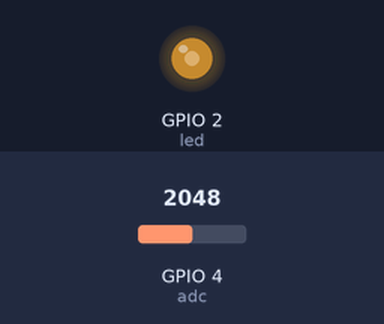
This program was run on a simulated ESP32 board running MicroPython. Parts: output pins drawn as LEDs (lit = HIGH). Inputs (shaded band) come from the test bench; at power-on: GPIO 4 (adc) = 2048 (analog values on the 0–4095 scale). What the program prints to the serial console is not drawn.

Above: at 1.2 s.
1.3 s: GPIO 4 (adc) set to 1228
At 2.3 s:
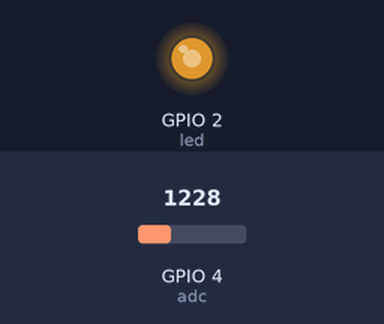
2.8 s: GPIO 4 (adc) set to 491
At 3.5 s:
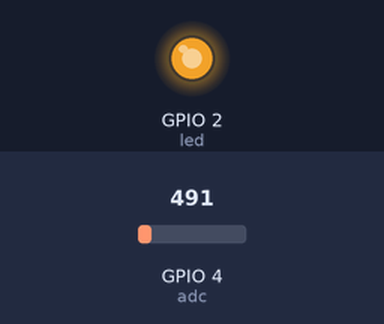
4.3 s: GPIO 4 (adc) set to 3603
At 4.6 s:
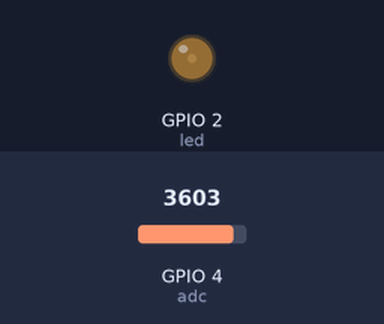
5.8 s: GPIO 4 (adc) set to 4095
At 7.0 s:
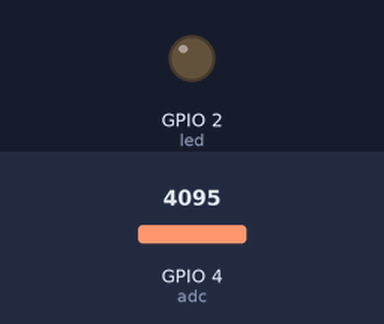
7.3 s: GPIO 4 (adc) set to 2047
At 8.1 s:
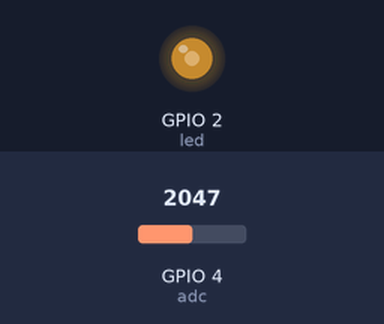
Timing chart, 0 to 9.8 s (numbered marks = the images above; inputs shaded):
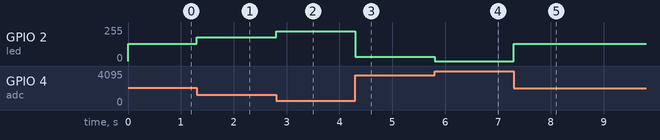

Measured:
- after the input at 1.3 s, GPIO 2 (led): 128/255 → 179/255 at once
- after the input at 2.8 s, GPIO 2 (led): 179/255 → 225/255 at once
- after the input at 4.3 s, GPIO 2 (led): 225/255 → 31/255 at once
- after the input at 5.8 s, GPIO 2 (led): 31/255 → 0/255 at once
- after the input at 7.3 s, GPIO 2 (led): 0/255 → 128/255 at once

The program:

Led_plus_Pot.py
```python
from machine import ADC, Pin, PWM

# Inicializa el ADC en el pin 4
adc = ADC(Pin(4))
adc.width(ADC.WIDTH_12BIT)
adc.atten(ADC.ATTN_11DB)

# Inicializa el PWM en el pin 2 para controlar el LED
led = PWM(Pin(2), freq=5000)

while True:
    # Lee el valor del ADC (entre 0 y 4095)
    valor = adc.read()

    # toma los datos del ADC a un rango de 0 a 1023 para el PWM
    duty = 1023 - int((valor / 4095) * 1023)
        ###usando logica invertida
    # Ajusta el ciclo de trabajo del PWM para controlar el brillo del LED
    led.duty(duty)
    print("Valor del potenciómetro:", valor, "Ciclo de trabajo del LED:", duty)
```
